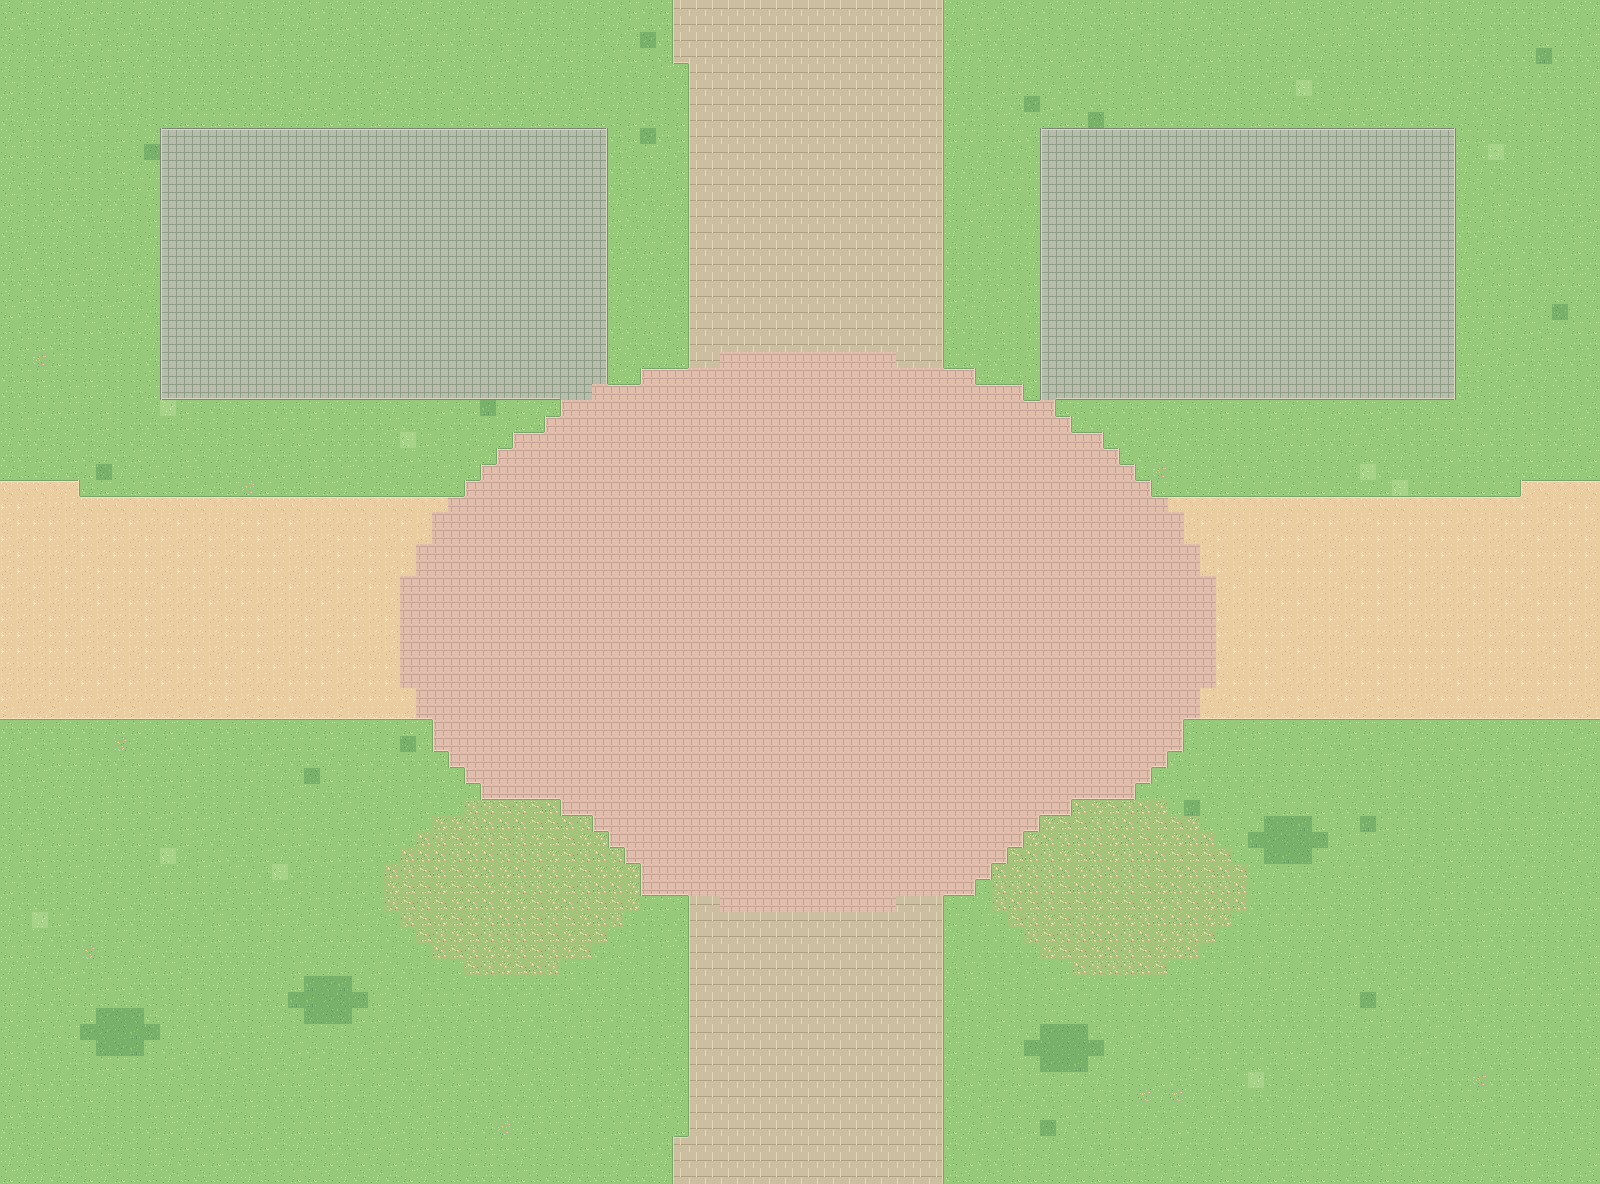

Tiled map render using the project's own tile images. Description and the map definition, with tile-layer contents summarised, below:
An orthogonal 100x74 tile map with 16x16 px tiles, 4 tile layers (Ground, Landscape, Roads, BuildingPads) and 10 objects (3x scene_portal, 2x building_slot, 2x building_label, landmark_area, spawn, ...).

<map version="1.10" tiledversion="1.11.2" orientation="orthogonal" renderorder="right-down" width="100" height="74" tilewidth="16" tileheight="16" infinite="0" nextlayerid="9" nextobjectid="800" backgroundcolor="#97C97A">
  <properties>
    <property name="scene_id" value="22" />
    <property name="scene_name" value="美术学院南区" />
    <property name="macro_area" value="F 美术与运动区" />
    <property name="tile_scale" type="int" value="16" />
    <property name="player_sprite_width" type="int" value="48" />
    <property name="player_sprite_height" type="int" value="48" />
    <property name="world_origin_x_px" type="int" value="6400" />
    <property name="world_origin_y_px" type="int" value="0" />
    <property name="ground_only" type="bool" value="true" />
    <property name="building_art_separate" type="bool" value="true" />
  </properties>
  <tileset firstgid="1" name="swu_terrain_16" tilewidth="16" tileheight="16" tilecount="412" columns="16">
    <image source="../assets/ground_tiles_16.png" width="256" height="416" />
  </tileset>
  <layer id="1" name="Ground" width="100" height="74">
    <data>[7400 cells, 7400 non-empty, 4 distinct tile ids]</data>
  </layer>
  <layer id="2" name="Landscape" width="100" height="74">
    <data>[7400 cells, 342 non-empty, 15 distinct tile ids]</data>
  </layer>
  <layer id="3" name="Roads" width="100" height="74">
    <data>[7400 cells, 2721 non-empty, 33 distinct tile ids]</data>
  </layer>
  <layer id="4" name="BuildingPads" width="100" height="74">
    <data>[7400 cells, 917 non-empty, 14 distinct tile ids]</data>
  </layer>
  <objectgroup id="5" name="BuildingSlots" visible="0" color="#D9B768">
    <object id="1" name="slot_22_01" type="building_slot" x="160" y="128" width="448" height="272">
      <properties>
        <property name="display_name" value="美术学院配套楼预留" />
        <property name="confidence" value="schematic" />
        <property name="note" value="建筑预留地，仅用于当前地图阶段，后续再放建筑与碰撞体" />
        <property name="future_collision" type="bool" value="true" />
        <property name="currently_walkable" type="bool" value="true" />
        <property name="macro_area" value="F 美术与运动区" />
      </properties>
    </object>
    <object id="2" name="slot_22_02" type="building_slot" x="1040" y="128" width="416" height="272">
      <properties>
        <property name="display_name" value="展厅 / 工作坊预留" />
        <property name="confidence" value="schematic" />
        <property name="note" value="建筑预留地，仅用于当前地图阶段，后续再放建筑与碰撞体" />
        <property name="future_collision" type="bool" value="true" />
        <property name="currently_walkable" type="bool" value="true" />
        <property name="macro_area" value="F 美术与运动区" />
      </properties>
    </object>
  </objectgroup>
  <objectgroup id="6" name="LandmarkAreas" visible="0" color="#3B9C88">
    <object id="3" name="area_22_01" type="landmark_area" x="560" y="496" width="528" height="352">
      <properties>
        <property name="display_name" value="美术学院南侧展示庭院" />
        <property name="confidence" value="landmark_area_approx" />
      </properties>
    </object>
  </objectgroup>
  <objectgroup id="7" name="Portals" visible="0" color="#4CA3D9">
    <object id="4" name="exit_north" type="scene_portal" x="672" y="0" width="272" height="64">
      <properties>
        <property name="direction" value="north" />
        <property name="target_scene" value="16" />
        <property name="target_portal" value="exit_south" />
        <property name="spawn_x_px" type="int" value="800" />
        <property name="spawn_y_px" type="int" value="1056" />
        <property name="trigger" value="cross_map_edge" />
        <property name="enabled" type="bool" value="true" />
      </properties>
    </object>
    <object id="5" name="exit_west" type="scene_portal" x="0" y="480" width="80" height="240">
      <properties>
        <property name="direction" value="west" />
        <property name="target_scene" value="21" />
        <property name="target_portal" value="exit_east" />
        <property name="spawn_x_px" type="int" value="1424" />
        <property name="spawn_y_px" type="int" value="592" />
        <property name="trigger" value="cross_map_edge" />
        <property name="enabled" type="bool" value="true" />
      </properties>
    </object>
    <object id="6" name="exit_east" type="scene_portal" x="1520" y="480" width="80" height="240">
      <properties>
        <property name="direction" value="east" />
        <property name="target_scene" value="23" />
        <property name="target_portal" value="exit_west" />
        <property name="spawn_x_px" type="int" value="160" />
        <property name="spawn_y_px" type="int" value="592" />
        <property name="trigger" value="cross_map_edge" />
        <property name="enabled" type="bool" value="true" />
      </properties>
    </object>
  </objectgroup>
  <objectgroup id="8" name="Spawn" visible="0" color="#74B877">
    <object id="7" name="player_start" type="spawn" x="800" y="992" width="0" height="0">
      <properties>
        <property name="feet_position" type="bool" value="true" />
        <property name="sprite_width" type="int" value="48" />
        <property name="sprite_height" type="int" value="48" />
      </properties>
    </object>
  </objectgroup>
  <objectgroup id="9" name="地标中文标注_编辑用" visible="1" color="#284F48">
    <object id="8" name="美术学院配套楼预留" type="building_label" x="214.0" y="242.0" width="340" height="44">
      <text fontfamily="Noto Sans CJK SC" pixelsize="21" color="#284D42" halign="center" valign="center" wrap="1">美术学院配套楼预留</text>
    </object>
    <object id="9" name="展厅 / 工作坊预留" type="building_label" x="1078.0" y="242.0" width="340" height="44">
      <text fontfamily="Noto Sans CJK SC" pixelsize="21" color="#284D42" halign="center" valign="center" wrap="1">展厅 / 工作坊预留</text>
    </object>
    <object id="10" name="美术学院南侧展示庭院" type="area_label" x="654.0" y="650.0" width="340" height="44">
      <text fontfamily="Noto Sans CJK SC" pixelsize="21" color="#284D42" halign="center" valign="center" wrap="1">美术学院南侧展示庭院</text>
    </object>
  </objectgroup>
</map>
